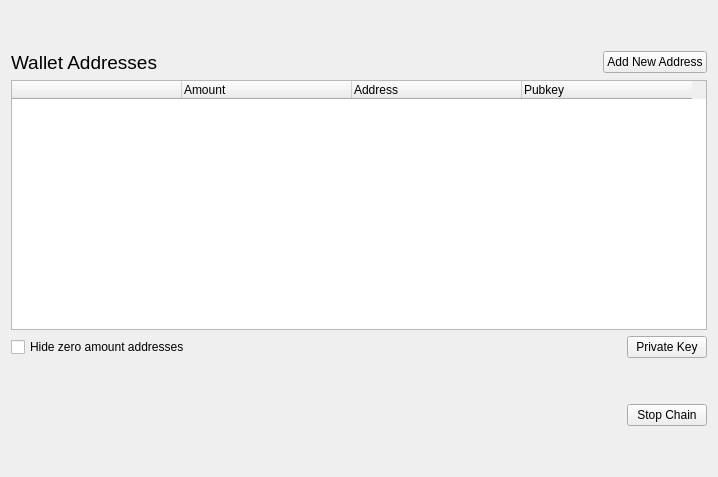
              <widget class="QWidget" name="chainaddresses_page">
               <layout class="QGridLayout" name="gridLayout_26">
                <item row="0" column="0">
                 <layout class="QGridLayout" name="chainaddresses_Layout">
                  <item row="5" column="1">
                   <layout class="QGridLayout" name="chain_stop_Layout">
                    <item row="0" column="1">
                     <widget class="QPushButton" name="stopchain_button">
                      <property name="text">
                       <string>Stop Chain</string>
                      </property>
                     </widget>
                    </item>
                    <item row="0" column="0">
                     <spacer name="horizontalSpacer_15">
                      <property name="orientation">
                       <enum>Qt::Horizontal</enum>
                      </property>
                      <property name="sizeHint" stdset="0">
                       <size>
                        <width>40</width>
                        <height>20</height>
                       </size>
                      </property>
                     </spacer>
                    </item>
                   </layout>
                  </item>
                  <item row="3" column="1">
                   <layout class="QGridLayout" name="create_privkey_buttons_Layout">
                    <item row="1" column="1">
                     <spacer name="horizontalSpacer_11">
                      <property name="orientation">
                       <enum>Qt::Horizontal</enum>
                      </property>
                      <property name="sizeHint" stdset="0">
                       <size>
                        <width>40</width>
                        <height>20</height>
                       </size>
                      </property>
                     </spacer>
                    </item>
                    <item row="1" column="2">
                     <widget class="QPushButton" name="privkey_page_button">
                      <property name="text">
                       <string>Private Key</string>
                      </property>
                     </widget>
                    </item>
                    <item row="1" column="0">
                     <widget class="QCheckBox" name="hide_address_checkBox">
                      <property name="text">
                       <string>Hide zero amount addresses</string>
                      </property>
                     </widget>
                    </item>
                   </layout>
                  </item>
                  <item row="4" column="1">
                   <spacer name="verticalSpacer_33">
                    <property name="orientation">
                     <enum>Qt::Vertical</enum>
                    </property>
                    <property name="sizeHint" stdset="0">
                     <size>
                      <width>20</width>
                      <height>40</height>
                     </size>
                    </property>
                   </spacer>
                  </item>
                  <item row="6" column="1">
                   <spacer name="verticalSpacer_15">
                    <property name="orientation">
                     <enum>Qt::Vertical</enum>
                    </property>
                    <property name="sizeHint" stdset="0">
                     <size>
                      <width>20</width>
                      <height>40</height>
                     </size>
                    </property>
                   </spacer>
                  </item>
                  <item row="2" column="1">
                   <widget class="QTableWidget" name="addresses_tableWidget">
                    <property name="sizePolicy">
                     <sizepolicy hsizetype="Expanding" vsizetype="Expanding">
                      <horstretch>0</horstretch>
                      <verstretch>0</verstretch>
                     </sizepolicy>
                    </property>
                    <property name="minimumSize">
                     <size>
                      <width>0</width>
                      <height>250</height>
                     </size>
                    </property>
                    <property name="mouseTracking">
                     <bool>false</bool>
                    </property>
                    <property name="focusPolicy">
                     <enum>Qt::WheelFocus</enum>
                    </property>
                    <property name="horizontalScrollBarPolicy">
                     <enum>Qt::ScrollBarAsNeeded</enum>
                    </property>
                    <property name="sizeAdjustPolicy">
                     <enum>QAbstractScrollArea::AdjustToContentsOnFirstShow</enum>
                    </property>
                    <property name="editTriggers">
                     <set>QAbstractItemView::NoEditTriggers</set>
                    </property>
                    <property name="defaultDropAction">
                     <enum>Qt::IgnoreAction</enum>
                    </property>
                    <property name="alternatingRowColors">
                     <bool>true</bool>
                    </property>
                    <property name="selectionBehavior">
                     <enum>QAbstractItemView::SelectItems</enum>
                    </property>
                    <property name="horizontalScrollMode">
                     <enum>QAbstractItemView::ScrollPerPixel</enum>
                    </property>
                    <property name="gridStyle">
                     <enum>Qt::SolidLine</enum>
                    </property>
                    <property name="wordWrap">
                     <bool>true</bool>
                    </property>
                    <property name="rowCount">
                     <number>0</number>
                    </property>
                    <property name="columnCount">
                     <number>4</number>
                    </property>
                    <attribute name="horizontalHeaderCascadingSectionResizes">
                     <bool>false</bool>
                    </attribute>
                    <attribute name="horizontalHeaderDefaultSectionSize">
                     <number>170</number>
                    </attribute>
                    <attribute name="horizontalHeaderHighlightSections">
                     <bool>true</bool>
                    </attribute>
                    <attribute name="horizontalHeaderShowSortIndicator" stdset="0">
                     <bool>true</bool>
                    </attribute>
                    <attribute name="horizontalHeaderStretchLastSection">
                     <bool>false</bool>
                    </attribute>
                    <attribute name="verticalHeaderCascadingSectionResizes">
                     <bool>false</bool>
                    </attribute>
                    <column>
                     <property name="text">
                      <string/>
                     </property>
                    </column>
                    <column>
                     <property name="text">
                      <string>Amount</string>
                     </property>
                     <property name="textAlignment">
                      <set>AlignLeading|AlignTop</set>
                     </property>
                    </column>
                    <column>
                     <property name="text">
                      <string>Address</string>
                     </property>
                     <property name="textAlignment">
                      <set>AlignLeading|AlignTop</set>
                     </property>
                    </column>
                    <column>
                     <property name="text">
                      <string>Pubkey</string>
                     </property>
                     <property name="textAlignment">
                      <set>AlignLeading|AlignTop</set>
                     </property>
                    </column>
                   </widget>
                  </item>
                  <item row="0" column="1">
                   <spacer name="verticalSpacer_16">
                    <property name="orientation">
                     <enum>Qt::Vertical</enum>
                    </property>
                    <property name="sizeHint" stdset="0">
                     <size>
                      <width>20</width>
                      <height>40</height>
                     </size>
                    </property>
                   </spacer>
                  </item>
                  <item row="1" column="1">
                   <layout class="QGridLayout" name="gridLayout_29">
                    <item row="1" column="0">
                     <widget class="QLabel" name="label_16">
                      <property name="font">
                       <font>
                        <pointsize>14</pointsize>
                       </font>
                      </property>
                      <property name="text">
                       <string>Wallet Addresses</string>
                      </property>
                      <property name="alignment">
                       <set>Qt::AlignLeading|Qt::AlignLeft|Qt::AlignVCenter</set>
                      </property>
                     </widget>
                    </item>
                    <item row="1" column="2">
                     <widget class="QPushButton" name="addaddress_page_button">
                      <property name="text">
                       <string>Add New Address</string>
                      </property>
                     </widget>
                    </item>
                    <item row="1" column="1">
                     <spacer name="horizontalSpacer_17">
                      <property name="orientation">
                       <enum>Qt::Horizontal</enum>
                      </property>
                      <property name="sizeHint" stdset="0">
                       <size>
                        <width>40</width>
                        <height>20</height>
                       </size>
                      </property>
                     </spacer>
                    </item>
                   </layout>
                  </item>
                 </layout>
                </item>
               </layout>
              </widget>
